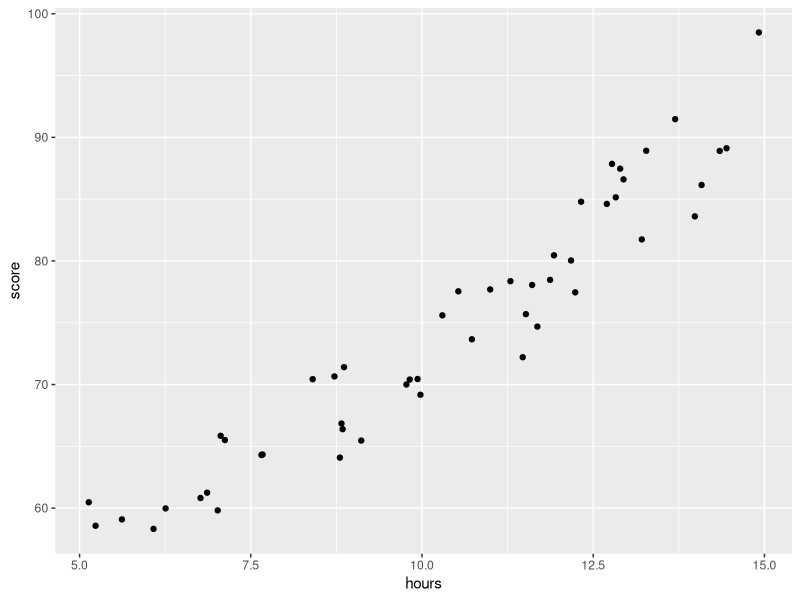
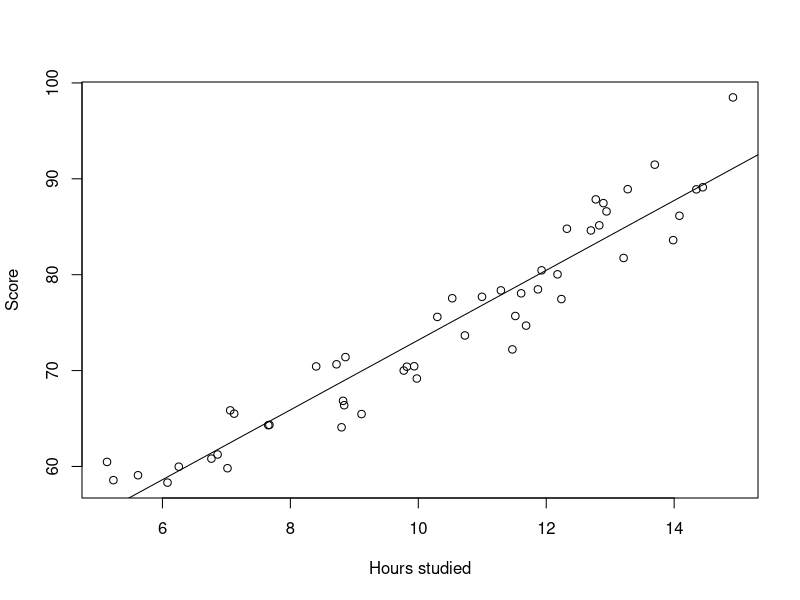
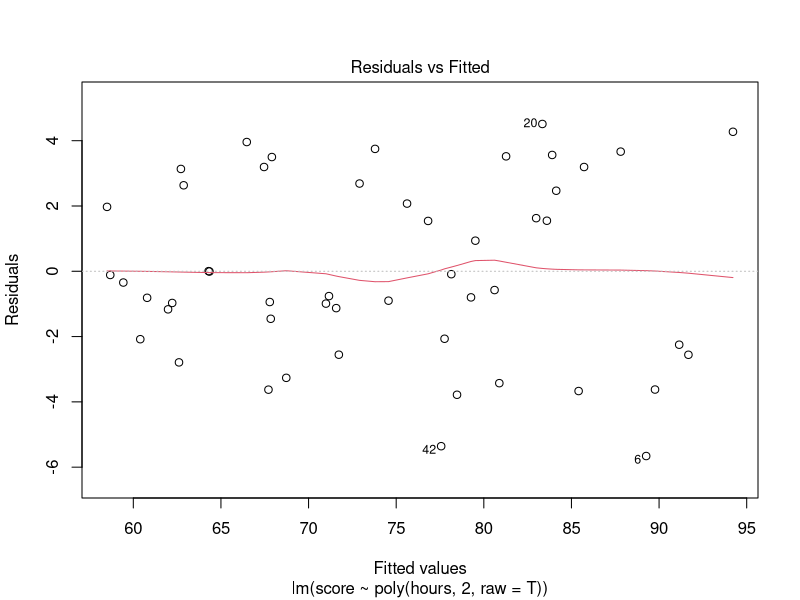
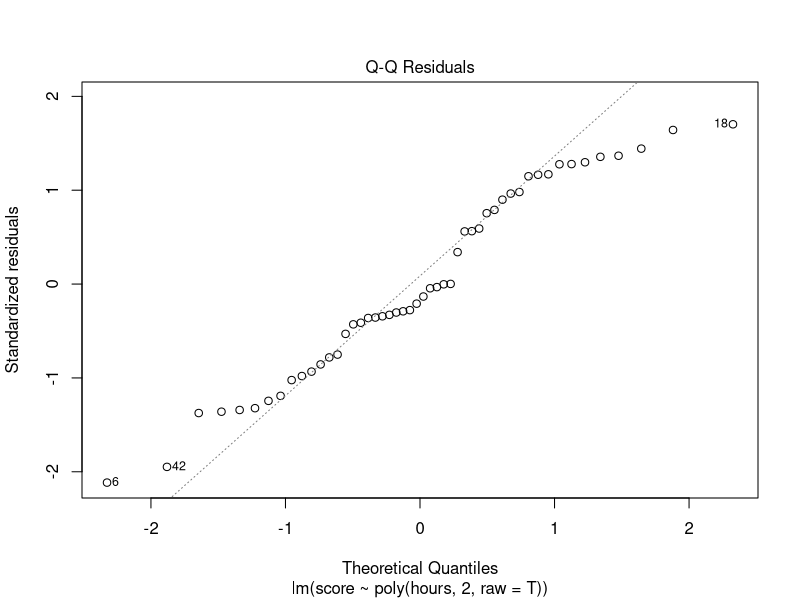
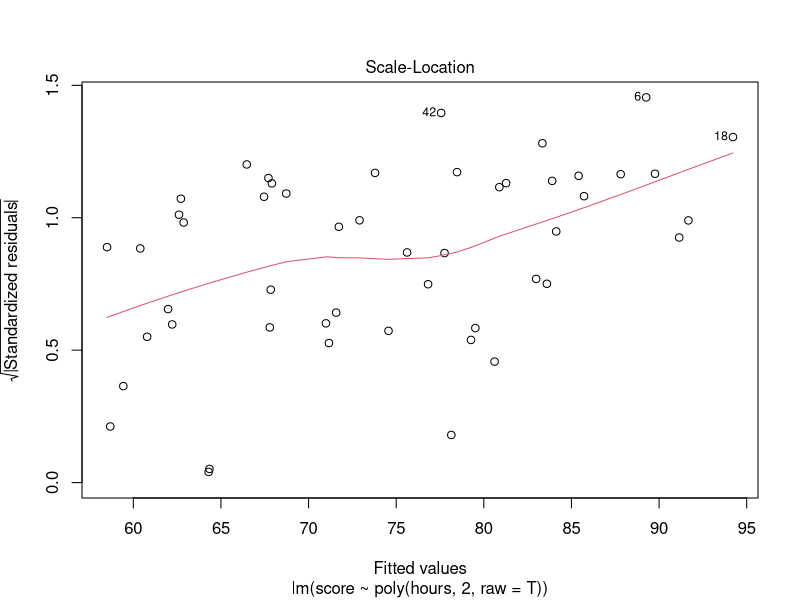
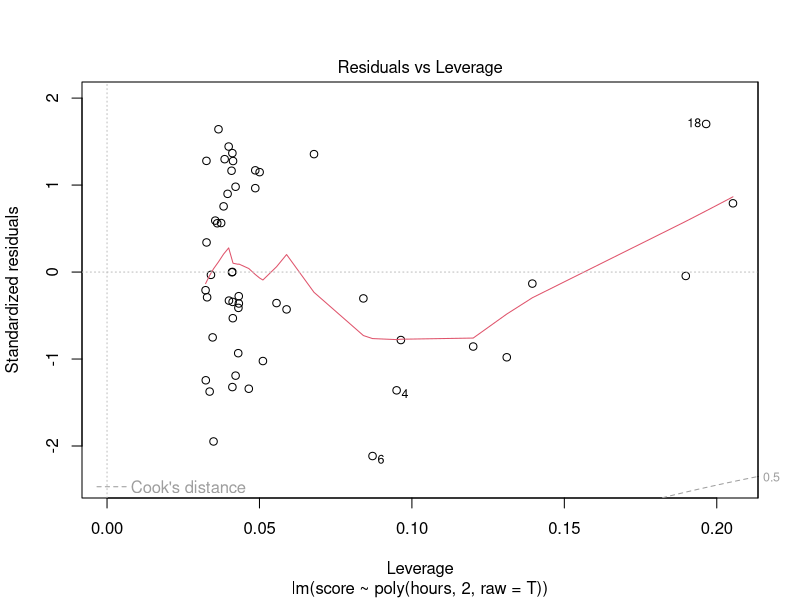
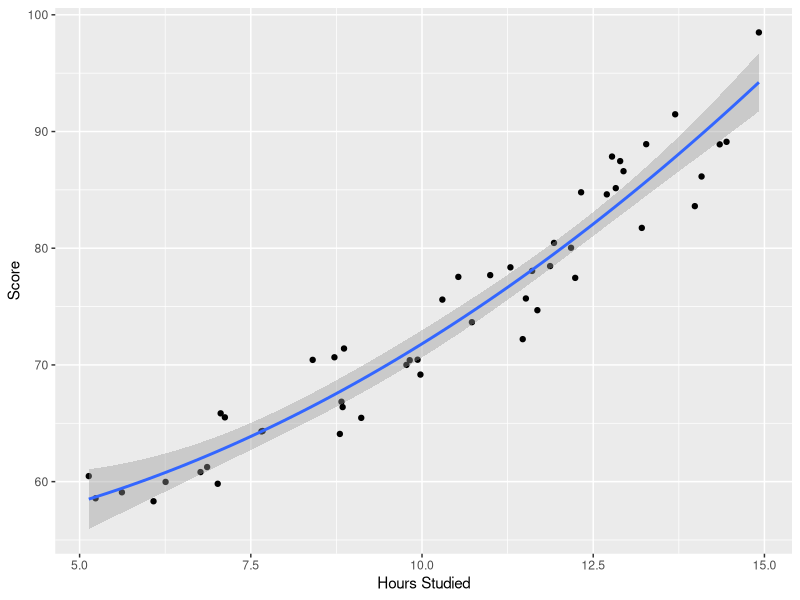

Generate these figures, in order, with R:
#TODO: takodje, testovi podataka i analiza - завршено
#TODO: pokusati da uradis rucnu implementaciju gradijentalnog pristupa kao gratis 
# za samu prezentaciju

library(ggplot2)

set.seed(1)

df <- data.frame(hours = runif(50, 5, 15), score = 50)
df$score = df$score + df$hours^3/150 + df$hours*runif(50, 1, 2)
summary(df)
df
head(df)

ggplot(df, aes(x=hours, y=score)) + geom_point()

#analiza modela
best = lm(score ~ poly(hours, 2, raw = T), data = df)
best2 = lm(score ~ hours, data = df)

#pregled najboljeg modela
summary(best)
summary(best2)

plot(df$hours, df$score, xlab = "Hours studied", ylab = "Score")
abline(best2)
plot(best)
ggplot(df, aes(x=hours, y=score)) + 
  geom_point() +
  stat_smooth(method='lm', formula = y ~ poly(x,2), size = 1) + 
  xlab('Hours Studied') +
  ylab('Score')

#TODO: poredjenja radi, dodaj i linearnu regresiju na ovakav model kako bi se videle
#razlike u fitovanju i zakljucak koji bi bio bolji za ovakav UC - завршено